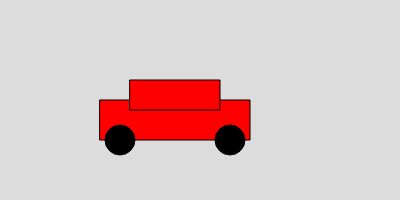
Frame 1 (no input)
Frame 60 (no input): identical to frame 1, image omitted
Frame 120 (the mouse pressed at the canvas centre since frame 60): identical to frame 1, image omitted

The p5.js sketch that drew this single still picture (run headless with seeded random() and noise() and a simulated clock; from frame 60 on, the mouse is pressed at the canvas centre):

// p5.js sketch
// ── sketch.js
function setup() {
  createCanvas(400, 200); // Create a canvas
}

function draw() {
  background(220); // Set background color

  // Car body
  fill(255, 0, 0); // Red color
  rect(100, 100, 150, 40); // Main body
  rect(130, 80, 90, 30);   // Top part

  // Wheels
  fill(0); // Black color
  ellipse(120, 140, 30, 30); // Left wheel
  ellipse(230, 140, 30, 30); // Right wheel
}
